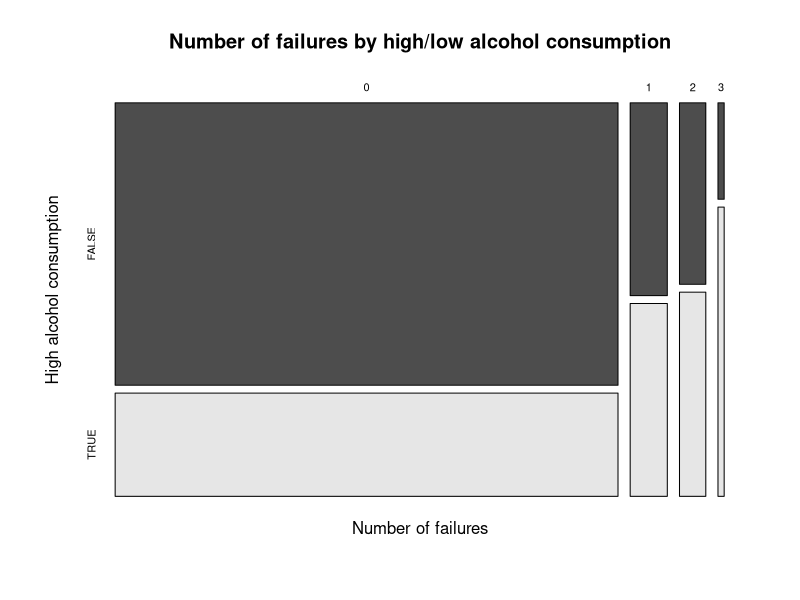
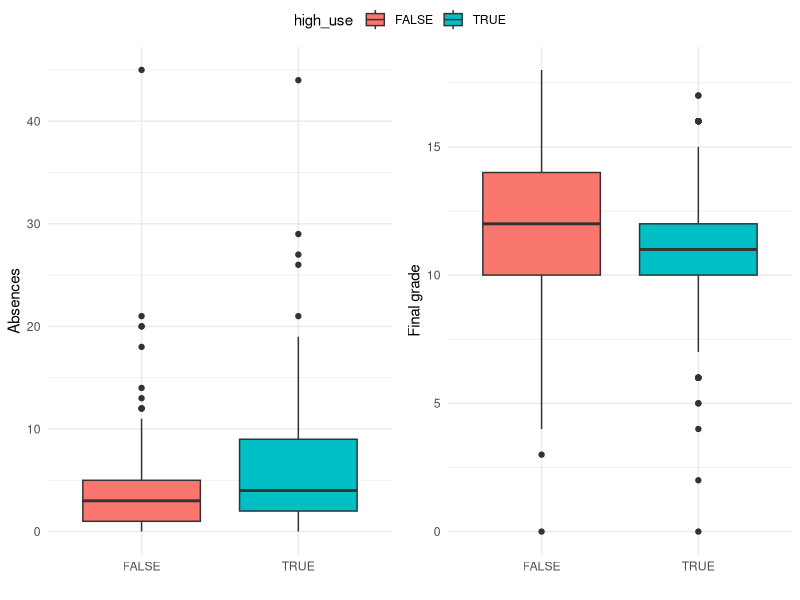
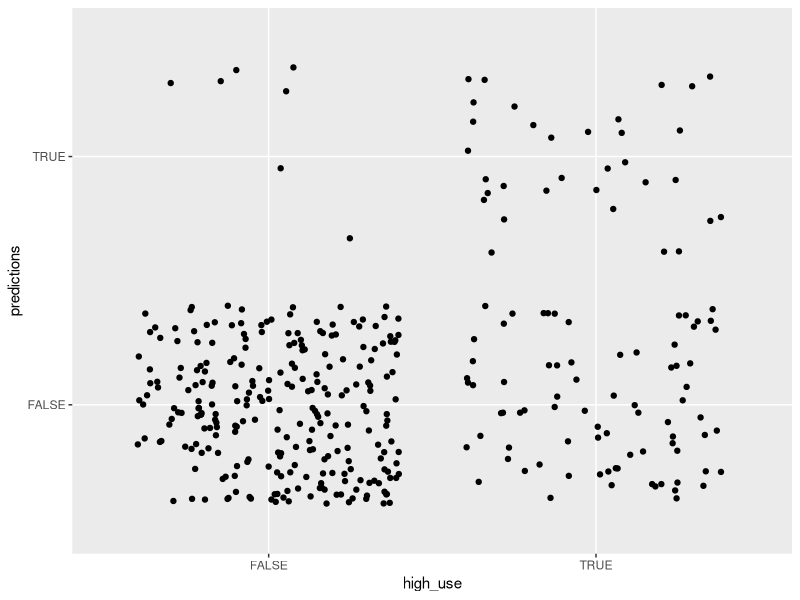

These charts were generated, in order, by the following R code:
## ---- chunk 1
date()
## ---- chunk 2
# import the data 
students_poma <- read.table("./Data/student-portmath.txt", sep = "\t")

# dimensions 
dim(students_poma)

# variable names
names(students_poma) 
## ---- chunk 3
# load the libraries
library(ggplot2)
library(GGally)
library(ggpubr)

# make a new data frame including only the variables you're interested in 
my_var <- c("high_use", "sex", "failures", "absences", "G3")
poma_4var <- students_poma[,my_var]

# high/low alcohol consumption by sex
table(high_use = poma_4var$high_use, sex = poma_4var$sex)

# fraction failures by student high/low alcohol consumption
mosaicplot(table(poma_4var$failures, poma_4var$high_use), main = "Number of failures by high/low alcohol consumption", xlab = "Number of failures", ylab = "High alcohol consumption", color = T)

# plot number of absences by high/low alcohol consumption
p1 <- ggplot(poma_4var, aes(x = high_use, y = absences, fill = high_use)) + 
            geom_boxplot() + theme_minimal() + xlab("") + ylab("Absences")

# plot final grade by high/low alcohol consumption
p2 <- ggplot(poma_4var, aes(x = high_use, y = G3, fill = high_use)) +
            geom_boxplot() + theme_minimal() + xlab("") + ylab("Final grade")

# plot the box plots together
ggarrange(p1, p2, ncol = 2, common.legend = T)
## ---- chunk 4
# let's first change variable 'sex' from character to factor
poma_4var$sex <- as.factor(poma_4var$sex)

# next compute the logistic regression model
M1 <- glm(high_use ~ sex + failures + absences + G3, data = poma_4var, family = "binomial")

# model summary
summary(M1)

# compute odds ratios and confident intervals
OR <- coef(M1) %>% exp
CI <- confint(M1) %>% exp

cbind(OR, CI) # prints out the ORs with their CIs
## ---- chunk 5
# make a new model
M2 <- glm(high_use ~ sex + failures + absences, data = poma_4var, family = "binomial")

summary(M2)

# predictive model
# predict the probability of high alcohol consumption
probs <- predict(M2, type = "response")

# add the predicted probabilities to your data set
library(dplyr)
poma_4var <- mutate(poma_4var, probability = probs)

# use the probabilities to predict high alcohol consumption
poma_4var <- mutate(poma_4var, predictions = probability > 0.5)

# print predictions vs actual values
table(high_use = poma_4var$high_use, prediction = poma_4var$prediction)

# show the same in a plot
p3 <- ggplot(poma_4var, aes(x = high_use, y = predictions))
p3 + geom_point(position = "jitter")

# compute the proportion of inaccurately classified individuals
# define a loss function (mean prediction error)
loss_func <- function(class, prob) {
  n_wrong <- abs(class - prob) > 0.5
  mean(n_wrong)
}

# call loss_func to compute the average number of wrong predictions in the data
loss_func(class = poma_4var$high_use, prob = 0)
